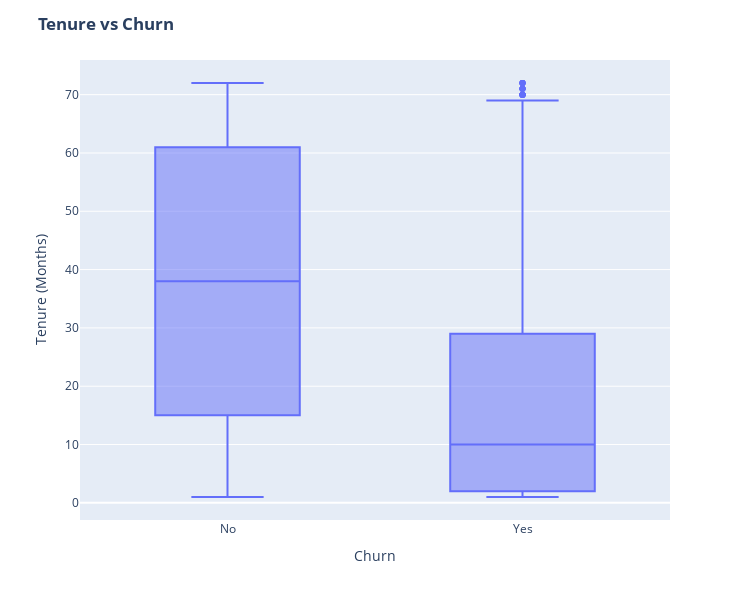

Notebook cell for this chart:
### Markdown cell above
INSIGHT: Customers with lower Monthly Charges are likely to churn

### Code cell
fig = px.box(df, x='Churn', y = 'tenure')
fig.update_yaxes(title_text='Tenure (Months)', row=1, col=1)
fig.update_xaxes(title_text='Churn', row=1, col=1)
fig.update_layout(autosize=True, width=750, height=600,
    title_font=dict(size=25, family='Courier'),
    title='<b>Tenure vs Churn</b>',
)
fig.show()

### Figure 1 — Plotly figure (JSON) as saved in the notebook; plotly's stock layout.template omitted (floating-point values rounded to 4 significant figures; data arrays with more than 128 entries replaced by an {"elided": "..."} marker saying what was removed)
{"data": [{"alignmentgroup": "True", "hovertemplate": "Churn=%{x}<br>tenure=%{y}<extra></extra>", "legendgroup": "", "marker": {"color": "#636efa"}, "name": "", "notched": false, "offsetgroup": "", "orientation": "v", "showlegend": false, "type": "box", "x": {"elided": "7032 str values"}, "x0": " ", "xaxis": "x", "y": {"elided": "7032 int values"}, "y0": " ", "yaxis": "y"}], "layout": {"autosize": true, "boxmode": "group", "height": 600, "legend": {"tracegroupgap": 0}, "margin": {"t": 60}, "title": {"text": "<b>Tenure vs Churn</b>"}, "width": 750, "xaxis": {"anchor": "y", "autorange": true, "domain": [0, 1], "range": [-0.5, 1.5], "title": {"text": "Churn"}, "type": "category"}, "yaxis": {"anchor": "x", "autorange": true, "domain": [0, 1], "range": [-2.944, 75.94], "title": {"text": "Tenure (Months)"}, "type": "linear"}}}
